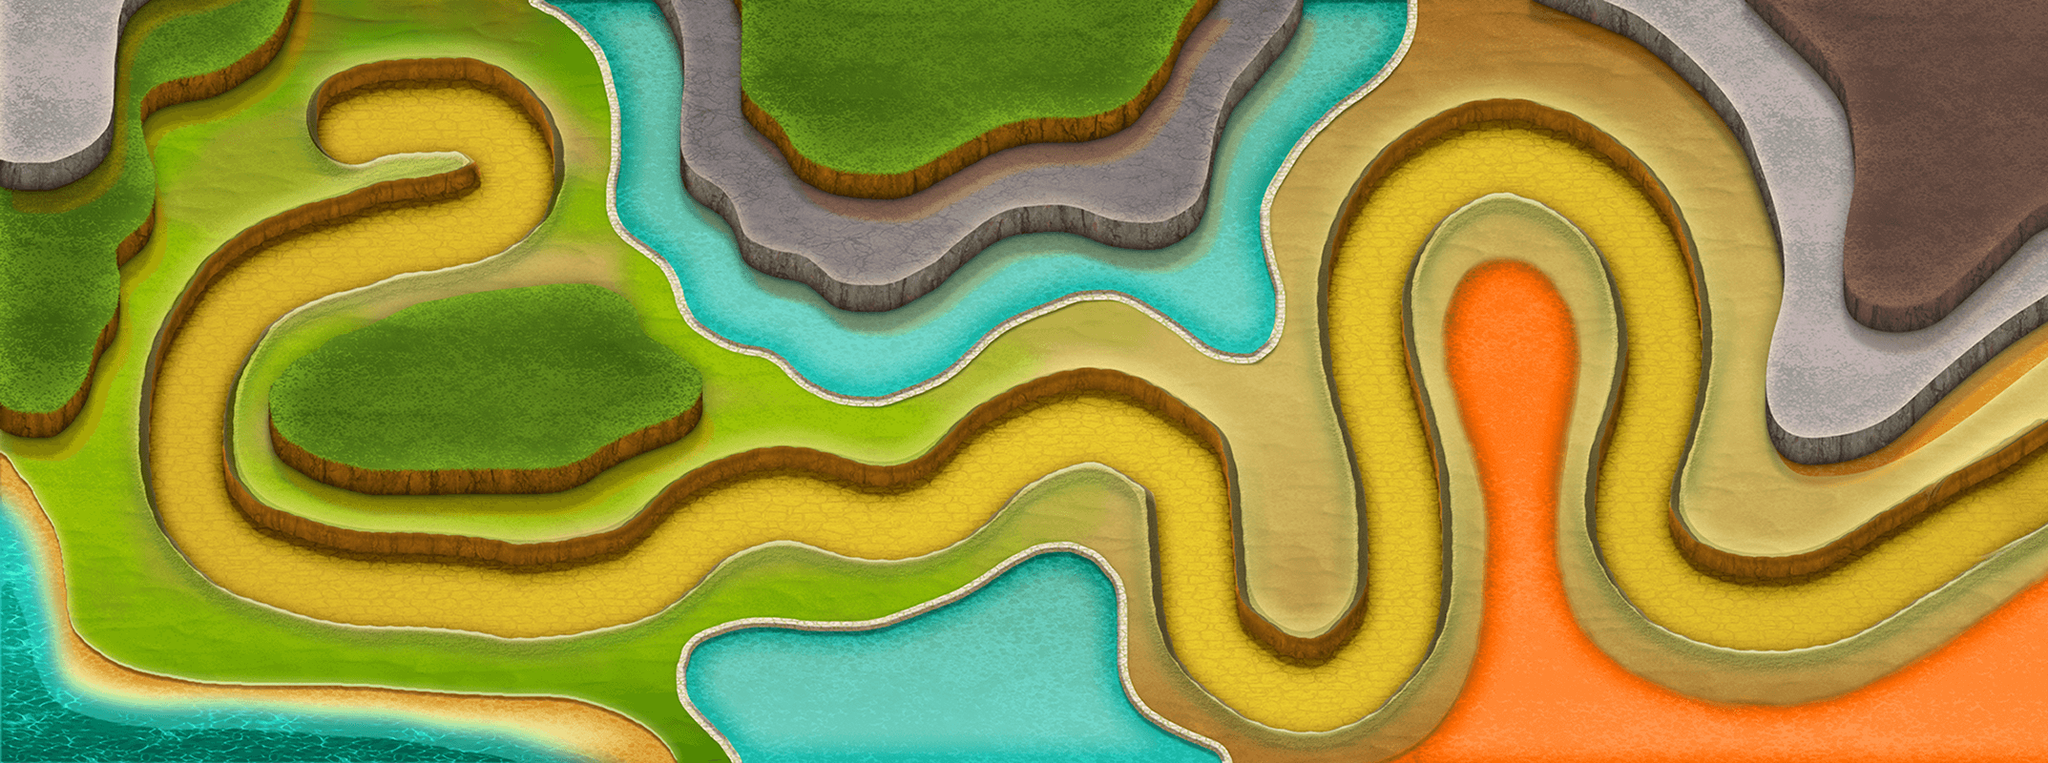

This is a level from a 2D game, rendered from its Tiled map with the project's own tilesets. A one-line summary and the complete map file follow:
An orthogonal 29x10 tile map with 74x80 px tiles, 1 tile layer (bg) and 12 objects (1, 2, 3, 4, 5, ...).

<map version="1.0" orientation="orthogonal" renderorder="right-down" width="29" height="10" tilewidth="74" tileheight="80" nextobjectid="15">
 <tileset firstgid="1" name="map" tilewidth="74" tileheight="80" tilecount="290" columns="29">
  <image source="map.png" width="2152" height="800" />
 </tileset>
 <layer name="bg" width="29" height="10">
  <data encoding="csv">
1,2,3,4,5,6,7,8,9,10,11,12,13,14,15,16,17,18,19,20,21,22,23,24,25,26,27,28,29,
30,31,32,33,34,35,36,37,38,39,40,41,42,43,44,45,46,47,48,49,50,51,52,53,54,55,56,57,58,
59,60,61,62,63,64,65,66,67,68,69,70,71,72,73,74,75,76,77,78,79,80,81,82,83,84,85,86,87,
88,89,90,91,92,93,94,95,96,97,98,99,100,101,102,103,104,105,106,107,108,109,110,111,112,113,114,115,116,
117,118,119,120,121,122,123,124,125,126,127,128,129,130,131,132,133,134,135,136,137,138,139,140,141,142,143,144,145,
146,147,148,149,150,151,152,153,154,155,156,157,158,159,160,161,162,163,164,165,166,167,168,169,170,171,172,173,174,
175,176,177,178,179,180,181,182,183,184,185,186,187,188,189,190,191,192,193,194,195,196,197,198,199,200,201,202,203,
204,205,206,207,208,209,210,211,212,213,214,215,216,217,218,219,220,221,222,223,224,225,226,227,228,229,230,231,232,
233,234,235,236,237,238,239,240,241,242,243,244,245,246,247,248,249,250,251,252,253,254,255,256,257,258,259,260,261,
262,263,264,265,266,267,268,269,270,271,272,273,274,275,276,277,278,279,280,281,282,283,284,285,286,287,288,289,290
</data>
 </layer>
 <objectgroup name="map">
  <object id="1" name="1" x="374" y="120" width="15" height="15">
   <properties>
    <property name="haveBoss" type="int" value="0" />
    <property name="mapId" type="int" value="1" />
    <property name="stage" type="int" value="1" />
   </properties>
  </object>
  <object id="2" name="2" x="412.121" y="246.424" width="15" height="15">
   <properties>
    <property name="haveBoss" type="int" value="0" />
    <property name="mapId" type="int" value="2" />
    <property name="stage" type="int" value="1" />
   </properties>
  </object>
  <object id="3" name="3" x="187.879" y="445.455" width="15" height="15">
   <properties>
    <property name="haveBoss" type="int" value="1" />
    <property name="mapId" type="int" value="3" />
    <property name="stage" type="int" value="1" />
   </properties>
  </object>
  <object id="4" name="4" x="436.364" y="621.212" width="15" height="15">
   <properties>
    <property name="haveBoss" type="int" value="0" />
    <property name="mapId" type="int" value="1" />
    <property name="stage" type="int" value="2" />
   </properties>
  </object>
  <object id="5" name="5" x="730.303" y="542.424" width="15" height="15">
   <properties>
    <property name="haveBoss" type="int" value="0" />
    <property name="mapId" type="int" value="2" />
    <property name="stage" type="int" value="2" />
   </properties>
  </object>
  <object id="6" name="6" x="1048.48" y="466.667" width="15" height="15">
   <properties>
    <property name="haveBoss" type="int" value="1" />
    <property name="mapId" type="int" value="3" />
    <property name="stage" type="int" value="2" />
   </properties>
  </object>
  <object id="7" name="7" x="1269.7" y="672.727" width="15" height="15">
   <properties>
    <property name="haveBoss" type="int" value="0" />
    <property name="mapId" type="int" value="1" />
    <property name="stage" type="int" value="3" />
   </properties>
  </object>
  <object id="8" name="8" x="1451.52" y="515.152" width="15" height="15">
   <properties>
    <property name="haveBoss" type="int" value="0" />
    <property name="mapId" type="int" value="2" />
    <property name="stage" type="int" value="3" />
   </properties>
  </object>
  <object id="9" name="9" x="1454.55" y="227.273" width="15" height="15">
   <properties>
    <property name="haveBoss" type="int" value="0" />
    <property name="mapId" type="int" value="1" />
    <property name="stage" type="int" value="4" />
   </properties>
  </object>
  <object id="10" name="10" x="1718.18" y="278.788" width="15" height="15">
   <properties>
    <property name="haveBoss" type="int" value="0" />
    <property name="mapId" type="int" value="2" />
    <property name="stage" type="int" value="4" />
   </properties>
  </object>
  <object id="11" name="11" x="1760.36" y="616" width="15" height="15">
   <properties>
    <property name="haveBoss" type="int" value="0" />
    <property name="mapId" type="int" value="3" />
    <property name="stage" type="int" value="4" />
   </properties>
  </object>
  <object id="12" name="12" x="2069.33" y="542.545" width="15" height="15">
   <properties>
    <property name="haveBoss" type="int" value="0" />
    <property name="mapId" type="int" value="4" />
    <property name="stage" type="int" value="4" />
   </properties>
  </object>
 </objectgroup>
</map>
